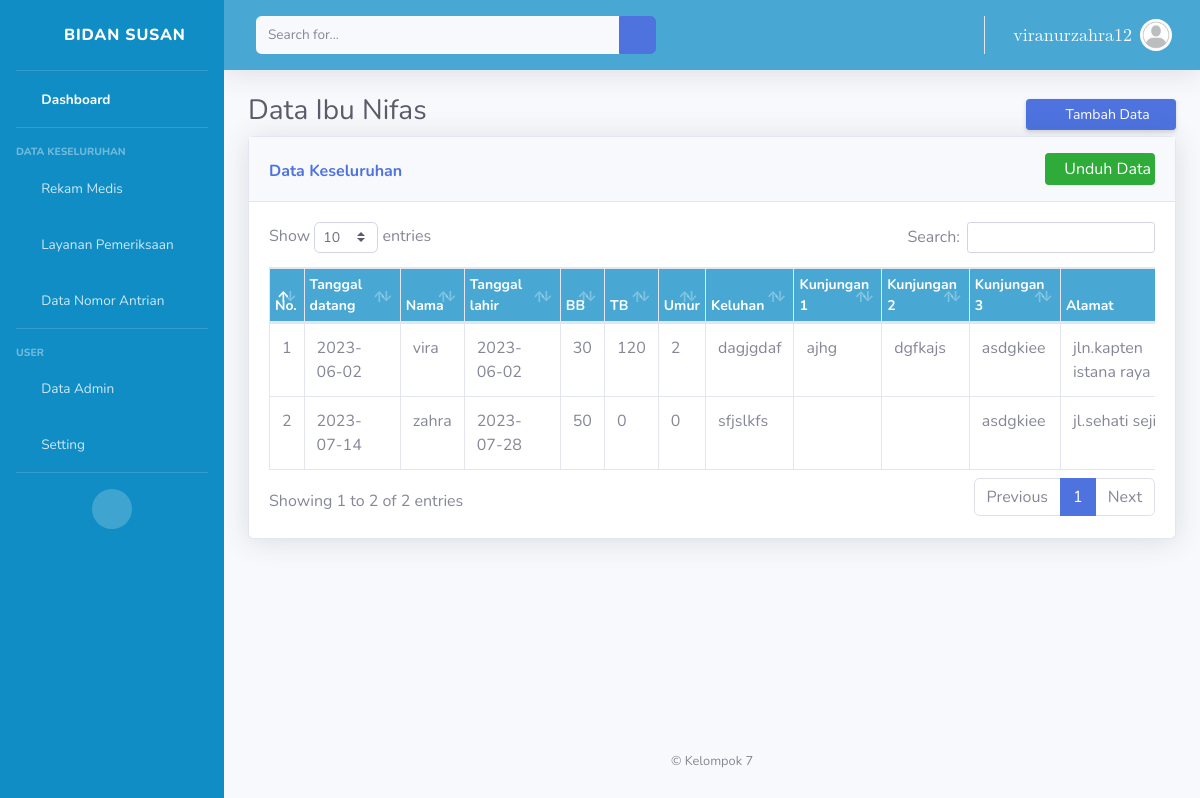
Screenshot of /data_nifas.php (signed in) with the database file from the repository.
### tables this page shows
CREATE TABLE `ibu_nifas` (
  `id_pasien` int(11) NOT NULL,
  `tanggal_daftar` date NOT NULL,
  `nama` varchar(30) NOT NULL,
  `tanggal_lahir` date NOT NULL,
  `BB` int(5) DEFAULT NULL,
  `TB` int(5) DEFAULT NULL,
  `Umur` int(5) DEFAULT NULL,
  `Keluhan` text DEFAULT NULL,
  `Kunjungan1` text DEFAULT NULL,
  `Kunjungan2` text DEFAULT NULL,
  `Kunjungan3` text DEFAULT NULL,
  `alamat` varchar(50) NOT NULL,
  `no_hp` varchar(13) NOT NULL
);

### data_nifas.php (the view, shortened to what this page needs)
<?php
include ('koneksi.php');
$username = $_SESSION['username'];
$sql = "SELECT * from admin WHERE username = '$username'";
$hasil = $conn->query($sql);
if ($hasil->num_rows > 0) {
  $row = $hasil->fetch_assoc();
  $email = $row['username'];
}
?>
<!DOCTYPE html>
<html lang="en">
<head>
    <link href="../proyek1/dasboard admin/vendor/fontawesome-free/css/all.min.css" rel="stylesheet" type="text/css">
    <link href="../proyek1/dasboard admin/css/sb-admin-2.min.css" rel="stylesheet" type="text/css">
    <link href="../proyek1/dasboard admin/vendor/datatables/dataTables.bootstrap4.min.css" rel="stylesheet" type="text/css">
</head>
<body id="page-top">
    <div id="wrapper">
        <ul class="navbar-nav bg-gradient-primary sidebar sidebar-dark accordion" id="accordionSidebar">
            <a class="sidebar-brand d-flex align-items-center justify-content-center" href="#">
                <div class="sidebar-brand-icon rotate-n-15">
                    <i class="fas fa-laugh-wink"></i>
                </div>
                <div class="sidebar-brand-text mx-3">Bidan Susan</div>
            </a>
            <hr class="sidebar-divider my-0">
            <li class="nav-item active">
                <a class="nav-link" href="../proyek1/dasboard.php">
                    <i class="fas fa-fw fa-tachometer-alt"></i>
                    <span>Dashboard</span></a>
        </li>
            <hr class="sidebar-divider">
            <div class="sidebar-heading">
                Data Keseluruhan
            </div>
            <li class="nav-item">
                <a class="nav-link collapsed" href="#" data-toggle="collapse" data-target="#collapseTwo"
                    aria-expanded="true" aria-controls="collapseTwo">
                    <i class="fas fa-fw fa-cog"></i>
                    <span>Rekam Medis</span>
                </a>
            </li>
            <li class="nav-item">
                <a class="nav-link collapsed" href="#" data-toggle="collapse" data-target="#collapseUtilities"
                    aria-expanded="true" aria-controls="collapseUtilities">
                    <i class="fas fa-fw fa-wrench"></i>
                    <span>Layanan Pemeriksaan</span>
                </a>
            </li>
            <li class="nav-item">
            <a class="nav-link" href="../proyek1/nomor antrian/panggilan-antrian/index.php">
                    <i class="fas fa-fw fa-table"></i>
                    <span>Data Nomor Antrian</span></a>
            </li>
            <hr class="sidebar-divider">
            <div class="sidebar-heading">
                User
            </div>
            <li class="nav-item">
            <a class="nav-link" href="../proyek1/data_admin.php">
                <i class="fas fa-fw fa-chart-area"></i>
                <span>Data Admin</span></a>
        </li>
            <li class="nav-item">
            <a class="nav-link collapsed" href="#" data-toggle="collapse" data-target="#collapsePages"
                aria-expanded="true" aria-controls="collapsePages">
                <i class="fas fa-fw fa-folder"></i>
                <span>Setting</span>
            </a>
        </li>
            <hr class="sidebar-divider d-none d-md-block">
            <div class="text-center d-none d-md-inline">
                <button class="rounded-circle border-0" id="sidebarToggle"></button>
            </div>
        </ul>
        <div id="content-wrapper" class="d-flex flex-column">
            <div id="content">
                <nav class="navbar navbar-expand navbar-light bg-white topbar mb-4 static-top shadow">
                    <form
                        class="d-none d-sm-inline-block form-inline mr-auto ml-md-3 my-2 my-md-0 mw-100 navbar-search">
                        <div class="input-group">
                            <input type="text" class="form-control bg-light border-0 small" placeholder="Search for..."
                                aria-label="Search" aria-describedby="basic-addon2">
                            <div class="input-group-append">
                                <button class="btn btn-primary" type="button">
                                    <i class="fas fa-search fa-sm"></i>
                                </button>
                            </div>
                        </div>
                    </form>
                    <ul class="navbar-nav ml-auto">
                        <li class="nav-item dropdown no-arrow">
                            <a class="nav-link dropdown-toggle" href="#" id="userDropdown" role="button"
                                data-toggle="dropdown" aria-haspopup="true" aria-expanded="false">
                                <span class="mr-2 d-none d-lg-inline text-gray-600 small" style="font-size: 18px; font-family: math;">
                                    <?php echo $email ?></span>
                                <img class="img-profile rounded-circle"
                                    src="../proyek1/dasboard admin/img/profile.jpeg">
                            </a>
                        </li>
                    </ul>
                </nav>
                <div class="container-fluid">
                    <div class="content">
                        <h1 class="h3 mb-2 text-gray-800">Data Ibu Nifas</h1>
                        <a style="margin-left: auto;" href="../../proyek1/tambah_data/tambah_nifas.php" class="d-none d-sm-inline-block btn btn-sm btn-primary shadow-sm"><i class="fas fa-download fa-sm text-white-50"></i> Tambah Data</a>
                    </div>
                    <div class="card shadow mb-4">
                        <div class="card-header py-3">
                            <h6 style="width: 200px; position: absolute; top: 25px;" class="m-0 font-weight-bold text-primary">Data Keseluruhan</h6>
                            <button style="float: right; background-color: #2fab39; border: none; padding: 4px; color: white; border-radius: 4px;" type="button" onclick="downloadExcel()"><i class="fas fa-download fa-sm text-white-50"></i> Unduh Data</button>
                        </div>
                        <div class="card-body">
                            <div class="table-responsive">
                                <table class="table table-bordered" id="dataTable" style="width: 1200px;" cellspacing="0">
                                <style>
                                        .swal2-popup {
                                            font-size: 12px;
                                        }
                                    </style>
                                    <thead>
                                        <tr>
                                            <th class="thead-header">No.</th>
                                            <th class="thead-header">Tanggal datang</th>
                                            <th class="thead-header">Nama</th>
                                            <th class="thead-header">Tanggal lahir</th>
                                            <th class="thead-header">BB</th>
                                            <th class="thead-header">TB</th>
                                            <th class="thead-header">Umur</th>
                                            <th class="thead-header">Keluhan</th>
                                            <th class="thead-header">Kunjungan 1</th>
                                            <th class="thead-header">Kunjungan 2</th>
                                            <th class="thead-header">Kunjungan 3</th>
                                            <th class="thead-header">Alamat</th>
                                        </tr>
                                    </thead>
                                    <tbody>
                                        <?php
                                        include("koneksi.php");
                                        $data = mysqli_query($conn, "SELECT * FROM ibu_nifas");
                                        $no = 1;
                                        while ($hasil = mysqli_fetch_array($data)) {
                                            echo "<tr>";
                                            echo "<td>" . $no . "</td>";
                                            echo "<td>" . $hasil['tanggal_daftar'] . "</td>";
                                            echo "<td>" . $hasil['nama'] . "</td>";
                                            echo "<td>" . $hasil['tanggal_lahir'] . "</td>";
                                            echo "<td>" . $hasil['BB'] . "</td>";
                                            echo "<td>" . $hasil['TB'] . "</td>";
                                            echo "<td>" . $hasil['Umur'] . "</td>";
                                            echo "<td>" . $hasil['Keluhan'] . "</td>";
                                            echo "<td>" . $hasil['Kunjungan1'] . "</td>";
                                            echo "<td>" . $hasil['Kunjungan2'] . "</td>";
                                            echo "<td>" . $hasil['Kunjungan3'] . "</td>";
                                            echo "<td>" . $hasil['alamat'] . "</td>";
                                            echo "</tr>";
                                            $no++;
                                        }
                                        ?>
                                    </tbody>
                                </table>
                            </div>
                        </div>
                    </div>
                </div>
            </div>
            <footer class="sticky-footer">
                <div class="container my-auto">
                    <div class="copyright text-center my-auto">
                        <span>&copy; Kelompok 7</span>
                    </div>
                </div>
            </footer>
        </div>
    </div>
</body>
</html>

### rows the page displays
ibu_nifas: tanggal_daftar "2023-06-02", nama "vira", tanggal_lahir "2023-06-02", BB "30", TB "120", Umur "2", Keluhan "dagjgdaf", Kunjungan1 "ajhg", Kunjungan2 "dgfkajs", Kunjungan3 "asdgkiee", alamat "jln.kapten istana raya"
ibu_nifas: tanggal_daftar "2023-07-14", nama "zahra", tanggal_lahir "2023-07-28", BB "50", TB "0", Umur "0", Keluhan "sfjslkfs", Kunjungan3 "asdgkiee", alamat "jl.sehati…"

### other values shown
$email "viranurzahra12"
